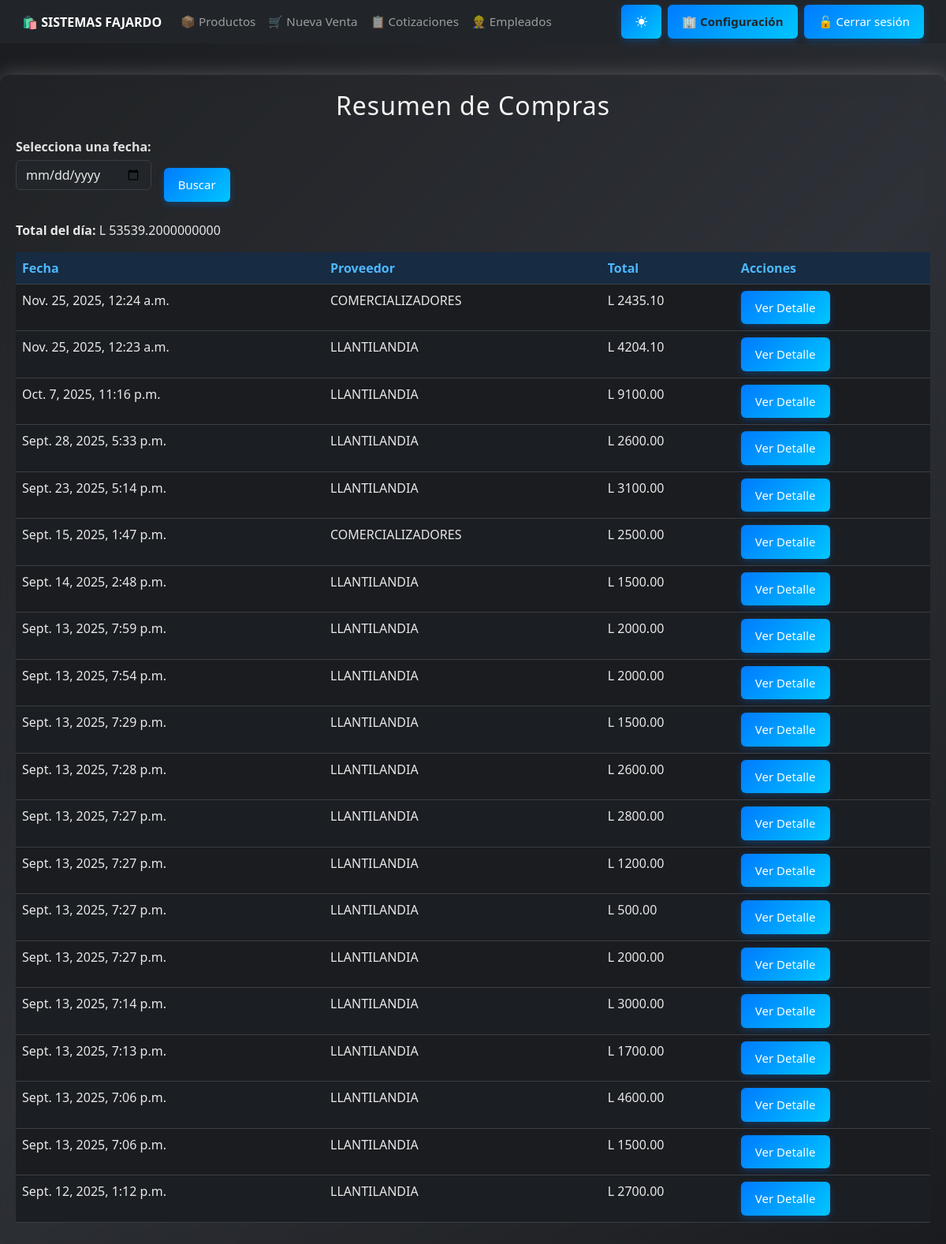
The page /compras/ (signed in) on the database its author committed.
### core/models.py (models this page shows, shortened)
class EmpresaConfig(models.Model):
    nombre = models.CharField(max_length=150)
    rtn = models.CharField(max_length=20)
    direccion = models.CharField(max_length=255)
    telefono = models.CharField(max_length=20, blank=True, null=True)
    correo = models.CharField(max_length=150, blank=True, null=True)

class Compra(models.Model):
    ESTADOS = [
        ('pendiente', 'Pendiente'),
        ('recibida', 'Recibida'),
        ('cancelada', 'Cancelada')
    ]
    numero_compra = models.CharField(max_length=20, unique=True, editable=False, null=True, blank=True)
    numero_factura_proveedor = models.CharField(max_length=50, blank=True, verbose_name="# Factura Proveedor")
    proveedor = models.ForeignKey(Proveedor, on_delete=models.PROTECT)
    usuario = models.ForeignKey(settings.AUTH_USER_MODEL, on_delete=models.PROTECT, null=True, blank=True)
    fecha = models.DateTimeField(auto_now_add=True)
    fecha_recepcion = models.DateField(null=True, blank=True, help_text="Fecha en que se recibió la mercancía")
    subtotal_exento = models.DecimalField(max_digits=12, decimal_places=2, default=Decimal('0.00'))
    subtotal_g15 = models.DecimalField(max_digits=12, decimal_places=2, default=Decimal('0.00'), verbose_name="Subtotal Gravado 15%")
    subtotal_g18 = models.DecimalField(max_digits=12, decimal_places=2, default=Decimal('0.00'), verbose_name="Subtotal Gravado 18%")
    impuesto_15 = models.DecimalField(max_digits=12, decimal_places=2, default=Decimal('0.00'))
    impuesto_18 = models.DecimalField(max_digits=12, decimal_places=2, default=Decimal('0.00'))
    total = models.DecimalField(max_digits=12, decimal_places=2, default=Decimal('0.00'))
    tipo_pago = models.CharField(
        max_length=10,
        choices=[('contado', 'Contado'), ('credito', 'Crédito')],
        default='contado'
    )
    estado = models.CharField(max_length=20, choices=ESTADOS, default='pendiente')
    notas = models.TextField(blank=True, help_text="Observaciones o notas adicionales")
    class Meta:
        ordering = ['-fecha']
        verbose_name_plural = "Compras"

class Proveedor(models.Model):
    nombre = models.CharField(max_length=200, verbose_name="Nombre/Razón Social")
    rtn = models.CharField(max_length=20, blank=True, null=True, verbose_name="RTN")
    direccion = models.TextField(blank=True)
    telefono = models.CharField(max_length=20, blank=True)
    correo = models.EmailField(blank=True)
    contacto = models.CharField(max_length=100, blank=True, help_text="Nombre del contacto principal")
    activo = models.BooleanField(default=True)
    fecha_creacion = models.DateTimeField(auto_now_add=True)
    class Meta:
        ordering = ['nombre']
        verbose_name_plural = "Proveedores"

### core/views.py (the view)
# urls.py: path('compras/', views.resumen_compras, name='resumen_compras'),
@login_required
@permission_required('core.view_compra', raise_exception=True)
def resumen_compras(request):
    fecha = request.GET.get('fecha')
    compras = Compra.objects.all().order_by('-fecha')
    if fecha:
        compras = compras.filter(fecha__date=fecha)
    total_general = compras.aggregate(Sum('total'))['total__sum'] or 0
    return render(request, 'resumen_compras.html', {
        'compras': compras,
        'total_general': total_general,
        'fecha': fecha
    })

### core/context_processors.py (called while the page is built)
def empresa_context(request):
    try:
        empresa = EmpresaConfig.objects.get(pk=1)
    except EmpresaConfig.DoesNotExist:
        empresa = None
    return {
        'empresa': empresa
    }

### core/templates/resumen_compras.html (shortened to what this page needs)
{% extends 'base.html' %}
{% block content %}
<div class="contenedor">
<h2>Resumen de Compras</h2>
<form method="get" class="row g-3 mb-4">
  <div class="col-auto">
    <label for="fecha">Selecciona una fecha:</label>
    <input type="date" name="fecha" id="fecha" value="{{ fecha }}" class="form-control">
  </div>
  <div class="col-auto align-self-end">
    <button type="submit" class="btn btn-primary">Buscar</button>
  </div>
</form>
<p><strong>Total del día:</strong> L {{ total_general }}</p>
<table class="table table-striped mt-3">
  <thead>
    <tr>
      <th>Fecha</th>
      <th>Proveedor</th>
      <th>Total</th>
      <th>Acciones</th>
    </tr>
  </thead>
  <tbody>
    {% for compra in compras %}
    <tr>
      <td>{{ compra.fecha}}</td>
      <td>{{ compra.proveedor.nombre }}</td>
      <td>L {{ compra.total }}</td>
      <td>
        <a href="{% url 'resumen_compra' compra.id %}" class="btn btn-sm btn-outline-primary">Ver Detalle</a>
      </td>
    </tr>
    {% empty %}
    <tr><td colspan="4">No hay compras registradas en esta fecha.</td></tr>
    {% endfor %}
  </tbody>
</table>
</div>
{% endblock %}

### core/templates/base.html (shortened to what this page needs)
<!DOCTYPE html>
<html lang="es">
<head>
  {% load static %}
  <link href="https://cdn.jsdelivr.net/npm/bootstrap@5.3.0/dist/css/bootstrap.min.css" rel="stylesheet">
  <link rel="stylesheet" href="{% static 'css/estilo_base.css' %}">
  <link href="https://cdn.jsdelivr.net/npm/bootstrap-icons@1.11.3/font/bootstrap-icons.css" rel="stylesheet">
</head>
<body>
  <nav class="navbar navbar-expand-lg navbar-dark bg-dark sticky-top" id="menu-principal">
    <div class="container-fluid">
      <a class="navbar-brand fw-bold" href="{% url 'dashboard' %}">
        🛍️ {{ empresa.nombre|default:"SISTEMAS FAJARDO" }}
      </a>
      <div class="collapse navbar-collapse" id="navbarNav">
        <ul class="navbar-nav me-auto">
          <li class="nav-item">
            <a class="nav-link" href="{% url 'listar_productos' %}">📦 Productos</a>
          </li>
          <li class="nav-item">
            {% if perms.core.add_venta %}
              <a class="nav-link" href="{% url 'crear_venta' %}">🛒 Nueva Venta</a>
            {% endif %}
          </li>
          <li class="nav-item">
            {% if perms.core.view_cotizacion %}
              <a class="nav-link" href="{% url 'lista_cotizaciones' %}">📋 Cotizaciones</a>
            {% endif %}
          </li>
          <li class="nav-item">
            {% if perms.core.view_empleado %}
              <a class="nav-link" href="{% url 'lista_empleados' %}">👷 Empleados</a>
            {% endif %}
          </li>
        </ul>
        <ul class="navbar-nav ms-auto align-items-center">
          <li class="nav-item me-2">
            <button id="themeToggle" class="btn btn-outline-light btn-sm">
              <i class="bi bi-brightness-high-fill" id="themeIcon"></i>
            </button>
          </li>
          {% if perms.core.view_empleado %}
          <li class="nav-item me-2">
            <a href="{% url 'configuracion_empresa' %}"
               class="btn btn-warning btn-sm fw-bold text-dark">
              🏢 Configuración
            </a>
          </li>
          {% endif %}
          {% if user.is_authenticated %}
          <li class="nav-item">
            <form action="{% url 'logout' %}" method="post">
              <button type="submit" class="btn btn-danger btn-sm">
                🔓 Cerrar sesión
              </button>
            </form>
          </li>
          {% endif %}
        </ul>
      </div>
    </div>
  </nav>
  <div class="container-fluid px-0">
    {% block content %}
    {% endblock %}
  </div>
</body>
</html>

### static/css/estilo_base.css (style rules this page uses)
.contenedor { max-width: 1600px; margin: 40px auto; padding: 20px; background: rgba(124, 121, 121, 0.06); backdrop-filter: blur(12px); border-radius: 12px; box-shadow: 0 0 25px rgba(206, 199, 199, 0.3); font-family: 'Segoe UI', sans-serif; transition: all 0.4s ease; box-sizing: border-box; }
h2, h3 { text-align: center; color: #f5f5f5; margin-bottom: 20px; letter-spacing: 1px; transition: color 0.3s ease; }
form label { display: block; margin-bottom: 5px; font-weight: 600; color: #e0e0e0; transition: color 0.3s ease; }
form input, form textarea, form select { width: 100%; padding: 10px; margin-bottom: 15px; border: 1px solid rgba(255, 255, 255, 0.2); border-radius: 6px; background-color: rgba(255, 255, 255, 0.1); color: #fff; box-sizing: border-box; transition: all 0.3s ease; }
button, .btn { background: linear-gradient(135deg, #007bff, #00c6ff); color: white; padding: 12px 20px; border: none; border-radius: 6px; font-size: 16px; cursor: pointer; transition: all 0.3s ease; box-shadow: 0 3px 10px rgba(0, 123, 255, 0.3); }
body { background: linear-gradient(135deg, #1a1c1f, #2a2d33, #141619); background-attachment: fixed; color: #f1f1f1; transition: all 0.4s ease; }
@media (max-width: 1200px) { .btn { font-size: 15px; padding: 10px 18px; } }
.navbar, .container, .btn, .contenedor, .form-row, .productos-box { transition: all 0.3s ease; }
.navbar { padding: 0.4rem 1rem !important; }
.navbar-brand { font-size: 1rem; white-space: nowrap; }
.navbar-nav .nav-link { font-size: 0.95rem; padding: 6px 10px; }
html, body { height: 100%; min-height: 100vh; margin: 0; padding: 0; display: flex; flex-direction: column; }
:root { --radius: 6px; }
body:not(.light-mode) { --bs-body-bg: #1b1e22; --bs-body-color: #e8e8e8; --bs-border-color: #3b3f45; --bs-primary-bg-subtle: #172b42; --bs-primary-text: #4db8ff; --bs-card-bg: #22262b; --bs-table-bg: #262b31; --bs-table-striped-bg: #2c3238; --bs-table-hover-bg: #333a42; --bs-warning-bg: #5c4d00; --bs-danger-bg: #5c1f1f; }
body, html { background-color: var(--bs-body-bg) !important; color: var(--bs-body-color) !important; }
input, select, textarea { background-color: var(--bs-card-bg) !important; color: var(--bs-body-color) !important; border-color: var(--bs-border-color) !important; }
.table { background-color: var(--bs-table-bg) !important; color: var(--bs-body-color) !important; }
.table thead th { background-color: var(--bs-primary-bg-subtle) !important; color: var(--bs-primary-text) !important; }
.table-striped > tbody > tr:nth-of-type(odd) { background-color: var(--bs-table-striped-bg) !important; }
.btn { border-radius: var(--radius); }
.btn-primary { background-color: var(--bs-primary-text); border-color: var(--bs-primary-text); }

### rows shown on the page
EmpresaConfig: nombre "SISTEMAS FAJARDO"
Compra: fecha "Nov. 25, 2025, 12:24 a.m.", proveedor.nombre "COMERCIALIZADORES", total "2435.10"
Compra: fecha "Nov. 25, 2025, 12:23 a.m.", proveedor.nombre "LLANTILANDIA", total "4204.10"
Compra: fecha "Oct. 7, 2025, 11:16 p.m.", proveedor.nombre "LLANTILANDIA", total "9100.00"
Compra: fecha "Sept. 28, 2025, 5:33 p.m.", proveedor.nombre "LLANTILANDIA", total "2600.00"
Compra: fecha "Sept. 23, 2025, 5:14 p.m.", proveedor.nombre "LLANTILANDIA", total "3100.00"
Compra: fecha "Sept. 15, 2025, 1:47 p.m.", proveedor.nombre "COMERCIALIZADORES", total "2500.00"
Compra: fecha "Sept. 14, 2025, 2:48 p.m.", proveedor.nombre "LLANTILANDIA", total "1500.00"
Compra: fecha "Sept. 13, 2025, 7:59 p.m.", proveedor.nombre "LLANTILANDIA", total "2000.00"
Compra: fecha "Sept. 13, 2025, 7:54 p.m.", proveedor.nombre "LLANTILANDIA", total "2000.00"
Compra: fecha "Sept. 13, 2025, 7:29 p.m.", proveedor.nombre "LLANTILANDIA", total "1500.00"
Compra: fecha "Sept. 13, 2025, 7:28 p.m.", proveedor.nombre "LLANTILANDIA", total "2600.00"
Compra: fecha "Sept. 13, 2025, 7:27 p.m.", proveedor.nombre "LLANTILANDIA", total "2800.00"
Compra: fecha "Sept. 13, 2025, 7:27 p.m.", proveedor.nombre "LLANTILANDIA", total "1200.00"
Compra: fecha "Sept. 13, 2025, 7:27 p.m.", proveedor.nombre "LLANTILANDIA", total "500.00"
Compra: fecha "Sept. 13, 2025, 7:27 p.m.", proveedor.nombre "LLANTILANDIA", total "2000.00"
Compra: fecha "Sept. 13, 2025, 7:14 p.m.", proveedor.nombre "LLANTILANDIA", total "3000.00"
Compra: fecha "Sept. 13, 2025, 7:13 p.m.", proveedor.nombre "LLANTILANDIA", total "1700.00"
Compra: fecha "Sept. 13, 2025, 7:06 p.m.", proveedor.nombre "LLANTILANDIA", total "4600.00"
Compra: fecha "Sept. 13, 2025, 7:06 p.m.", proveedor.nombre "LLANTILANDIA", total "1500.00"
Compra: fecha "Sept. 12, 2025, 1:12 p.m.", proveedor.nombre "LLANTILANDIA", total "2700.00"

### other values the page prints
{{ total_general }} "53539.2000000000"
